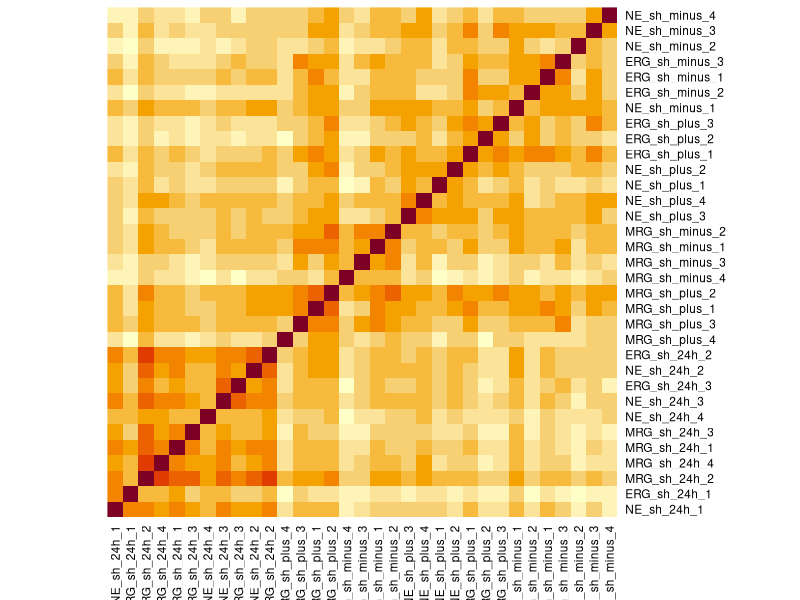
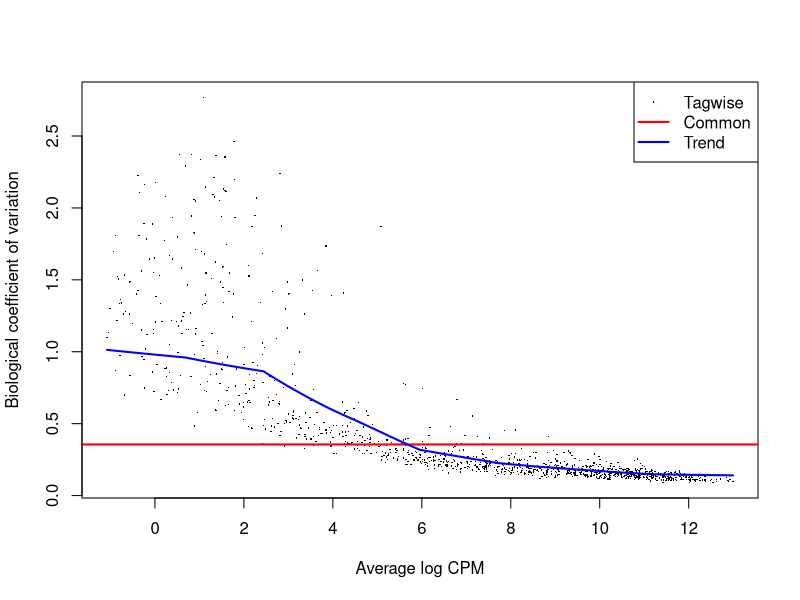
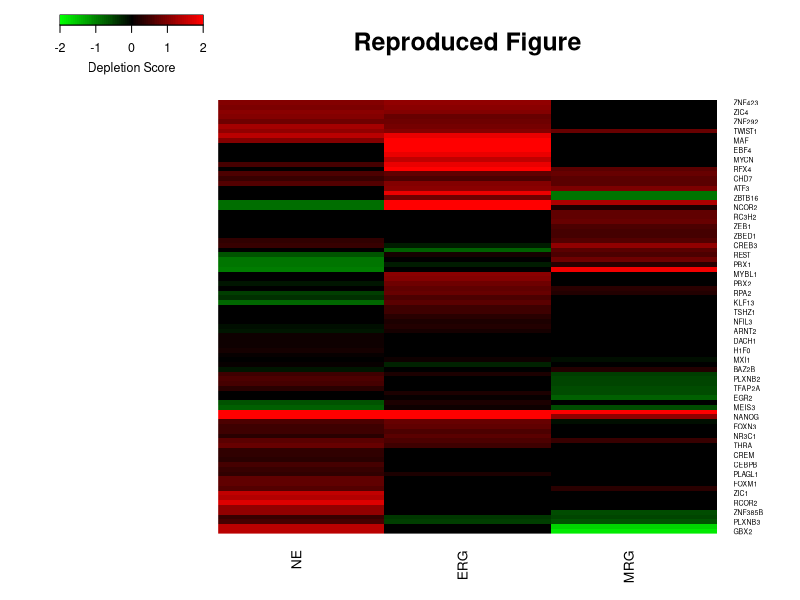
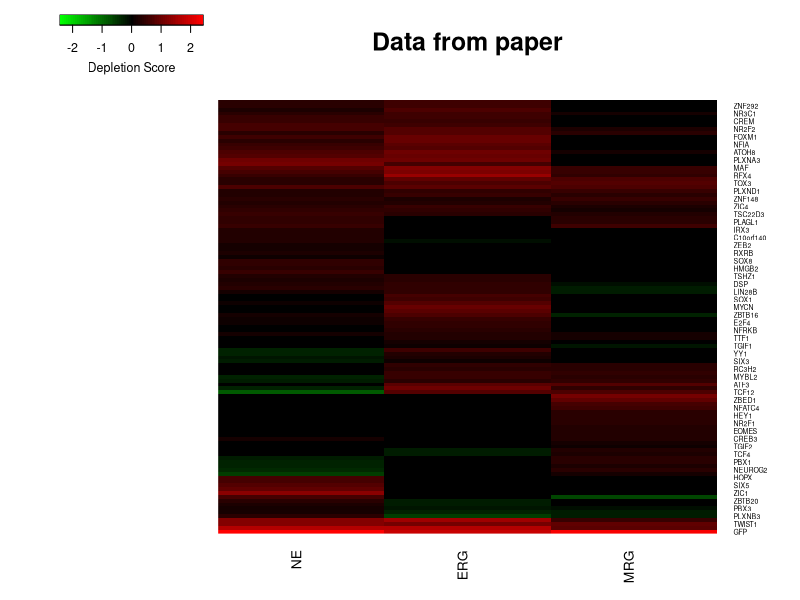

Source code (R) for these figures, in order:
library(readxl)
library(dplyr)
library(edgeR)
library(gplots)

raw_data <- read_excel("data/nature13990-s4.xlsx", sheet = "Raw shRNA counts")
paper.data <- read_excel("data/nature13990-s4.xlsx", sheet = "All_stages_KD_0.05_results")

# experiment design info
exp.info <- matrix(unlist(strsplit(colnames(raw_data[,-(1:3)]), "_")),
                   ncol=4, byrow = TRUE)
cellstage <- factor(exp.info[,1])
treatment <- factor(exp.info[, 3])
treatment <- relevel(treatment, ref = "24h")
timepoints <- factor(exp.info[,4])

groups <- factor(paste(cellstage, treatment, sep="."))
data <- DGEList(counts = raw_data[,-(1:3)], genes = raw_data[,1:3],
                group = groups)

# Select only hairpins with CPM > 0.5 in more than two samples
shrnas.to.keep <- rowSums(edgeR::cpm(data) > 0.5) >= 2
data <- data[shrnas.to.keep, , keep.lib.sizes=FALSE]

# data <- edgeR::calcNormFactors(data)

# attempt to reproduce extended data figure 3f
col.order <- c("NE_sh_minus_4", "NE_sh_minus_3", "NE_sh_minus_2",
               "ERG_sh_minus_3", "ERG_sh_minus_1", "ERG_sh_minus_2",
               "NE_sh_minus_1", "ERG_sh_plus_3", "ERG_sh_plus_2",
               "ERG_sh_plus_1", "NE_sh_plus_2", "NE_sh_plus_1", "NE_sh_plus_4",
               "NE_sh_plus_3", "MRG_sh_minus_2", "MRG_sh_minus_1",
               "MRG_sh_minus_3", "MRG_sh_minus_4", "MRG_sh_plus_2",
               "MRG_sh_plus_1", "MRG_sh_plus_3", "MRG_sh_plus_4",
               "ERG_sh_24h_2", "NE_sh_24h_2", "ERG_sh_24h_3", "NE_sh_24h_3",
               "NE_sh_24h_4", "MRG_sh_24h_3", "MRG_sh_24h_1", "MRG_sh_24h_4",
               "MRG_sh_24h_2", "ERG_sh_24h_1", "NE_sh_24h_1")
log.cpms <- edgeR::cpm(data, log=TRUE, prior.count = 0.25)
log.cpms <- log.cpms[ ,rev(col.order)]
heatmap(cor(log.cpms), Rowv = NA, Colv = NA, scale = "none")

# construct design matrix
groups <- factor(paste(cellstage, treatment, sep="."))
design <- model.matrix(~0+groups)
colnames(design) <- levels(groups)

# estimate common, tagwise, and trend dispersion and plot the biological
# coefficient of variation (BCV)
data <- edgeR::estimateDisp(data, design, robust=TRUE)
plotBCV(data)

# construct contrasts (aka comparison vectors)
contrasts <- makeContrasts(ERGvsControl = ERG.24h-ERG.plus,
                           ERGvsMinus = ERG.minus - ERG.plus,
                           MRGvsControl = MRG.24h-MRG.plus,
                           MRGvsMinus = MRG.minus - MRG.plus,
                           NEvsControl = NE.24h-NE.plus,
                           NEvsMinus = NE.minus - NE.plus, levels=design)

fit <- edgeR::glmFit(data, design = design)
result <- list()

comparisons <- colnames(contrasts)
for (val in comparisons){
  lrt <- edgeR::glmLRT(fit, contrast = contrasts[, val])
  sig.genes <- data.frame(topTags(lrt, n=100000, p.value = 0.05))

  by.gene <- group_by(sig.genes, Target.Gene.Symbol)
  same.as.majority.sign <- function(x) as.numeric(sign(x) == sign(mean(sign(x))))
  gene.info <- summarize(by.gene, count = n(), means = mean(sign(logFC)),
                         # wmeanfc = sum(logFC*logCPM*same.as.majority.sign(logFC)/sum(logCPM*same.as.majority.sign(logFC))))
                         wmeanfc = sum(logFC*logCPM/sum(logCPM)))
  gene.info <- filter(gene.info, count >= 2 & means != 0)
  gene.info <- gene.info[c("Target.Gene.Symbol", "wmeanfc")]
  result[[val]] <- gene.info
}

tophits <- list()

# The PlusvsControl and PlusvsMinus samples for each stage by taking the
# maximum abs value in either as the score on a gene by gene basis
for (i in seq(1, length(comparisons), 2)){
  combined <- rbind(result[[comparisons[i]]], result[[comparisons[i+1]]])
  abs.ordered <- combined[order(combined$Target.Gene.Symbol,
                                -abs(combined$wmeanfc)), ]
  take.max.abs <- abs.ordered[!duplicated(abs.ordered$Target.Gene.Symbol), ]
  tophits[[strsplit(comparisons[i], "vs")[[1]][1]]] <- take.max.abs
}

final.data <- merge(tophits$NE, tophits$ERG, by = "Target.Gene.Symbol", all = TRUE)
final.data <- merge(final.data, tophits$MRG, by = "Target.Gene.Symbol", all = TRUE)
colnames(final.data) <- c("Gene", "NE", "ERG", "MRG")
final.data[is.na(final.data)] <- 0

final.mat <- as.matrix(final.data[, 2:4])
rownames(final.mat) <- final.data[, 1]
final.mat[final.mat > 2] <- 2
final.mat[final.mat < -2] <- -2

heatmap.2(final.mat[rowSums(final.mat > 0) >= 1, ], col = greenred(75), Colv = F,
          dendrogram = "none", density.info = "none", key = TRUE, trace = "none",
          main="Reproduced Figure", lhei = c(1, 5), margins = c(4, 5),
          key.xlab = "Depletion Score", key.title = NA, cexRow=0.5, cexCol = 1)

paper.mat <- as.matrix(paper.data[, 2:4])
rownames(paper.mat) <- paper.data$Gene

heatmap.2(paper.mat[rowSums(paper.mat > 0) >= 1, ], col = greenred(75), Colv = F,
          dendrogram = "none", density.info = "none", key = TRUE, trace = "none",
          main="Data from paper", lhei = c(1, 5), margins = c(4, 5),
          key.xlab = "Depletion Score", key.title = NA, cexRow=0.5, cexCol = 1)
